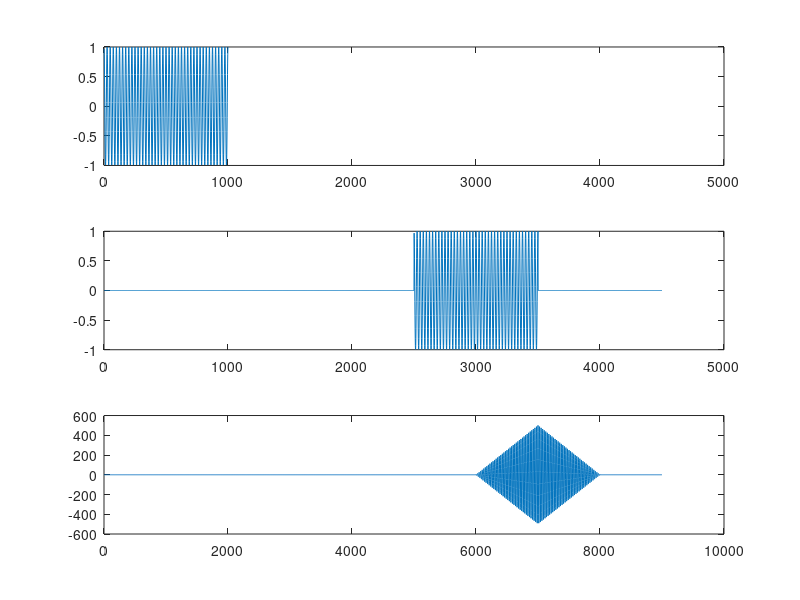

This chart was generated by the following MATLAB code:
clear all;close all;clc;
fs=1000;t=1/fs:1/fs:1;
tao=2500/fs;
f=40;
x1=cos(2*pi*f*t);
x=[x1];
y=[zeros(1,tao*fs),x1,zeros(1,1000)];
subplot(311);plot(x);axis([0,5000,-1,1])
subplot(312);plot(y);axis([0,5000,-1,1])
subplot(313);plot(xcorr(y,x));